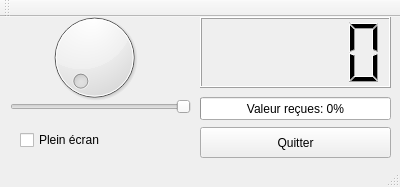
<?xml version="1.0" encoding="UTF-8"?>
<ui version="4.0">
 <class>MainWindow</class>
 <widget class="QMainWindow" name="MainWindow">
  <property name="geometry">
   <rect>
    <x>0</x>
    <y>0</y>
    <width>400</width>
    <height>187</height>
   </rect>
  </property>
  <property name="windowTitle">
   <string>MainWindow</string>
  </property>
  <widget class="QWidget" name="centralWidget">
   <widget class="QCheckBox" name="checkBox">
    <property name="geometry">
     <rect>
      <x>20</x>
      <y>110</y>
      <width>121</width>
      <height>26</height>
     </rect>
    </property>
    <property name="text">
     <string>Plein écran</string>
    </property>
   </widget>
   <widget class="QPushButton" name="pushButton">
    <property name="geometry">
     <rect>
      <x>200</x>
      <y>110</y>
      <width>191</width>
      <height>31</height>
     </rect>
    </property>
    <property name="text">
     <string>Quitter</string>
    </property>
   </widget>
   <widget class="QSlider" name="horizontalSlider">
    <property name="geometry">
     <rect>
      <x>10</x>
      <y>80</y>
      <width>181</width>
      <height>20</height>
     </rect>
    </property>
    <property name="layoutDirection">
     <enum>Qt::RightToLeft</enum>
    </property>
    <property name="orientation">
     <enum>Qt::Horizontal</enum>
    </property>
   </widget>
   <widget class="QDial" name="dial">
    <property name="geometry">
     <rect>
      <x>9</x>
      <y>-10</y>
      <width>171</width>
      <height>101</height>
     </rect>
    </property>
   </widget>
   <widget class="QProgressBar" name="progressBar">
    <property name="geometry">
     <rect>
      <x>200</x>
      <y>80</y>
      <width>191</width>
      <height>23</height>
     </rect>
    </property>
    <property name="value">
     <number>0</number>
    </property>
    <property name="format">
     <string>Valeur reçues: %p%</string>
    </property>
   </widget>
   <widget class="QLCDNumber" name="lcdNumber">
    <property name="geometry">
     <rect>
      <x>200</x>
      <y>0</y>
      <width>191</width>
      <height>71</height>
     </rect>
    </property>
   </widget>
  </widget>
  <widget class="QMenuBar" name="menuBar">
   <property name="geometry">
    <rect>
     <x>0</x>
     <y>0</y>
     <width>400</width>
     <height>29</height>
    </rect>
   </property>
  </widget>
  <widget class="QToolBar" name="mainToolBar">
   <attribute name="toolBarArea">
    <enum>TopToolBarArea</enum>
   </attribute>
   <attribute name="toolBarBreak">
    <bool>false</bool>
   </attribute>
  </widget>
  <widget class="QStatusBar" name="statusBar"/>
 </widget>
 <layoutdefault spacing="6" margin="11"/>
 <resources/>
 <connections/>
</ui>
